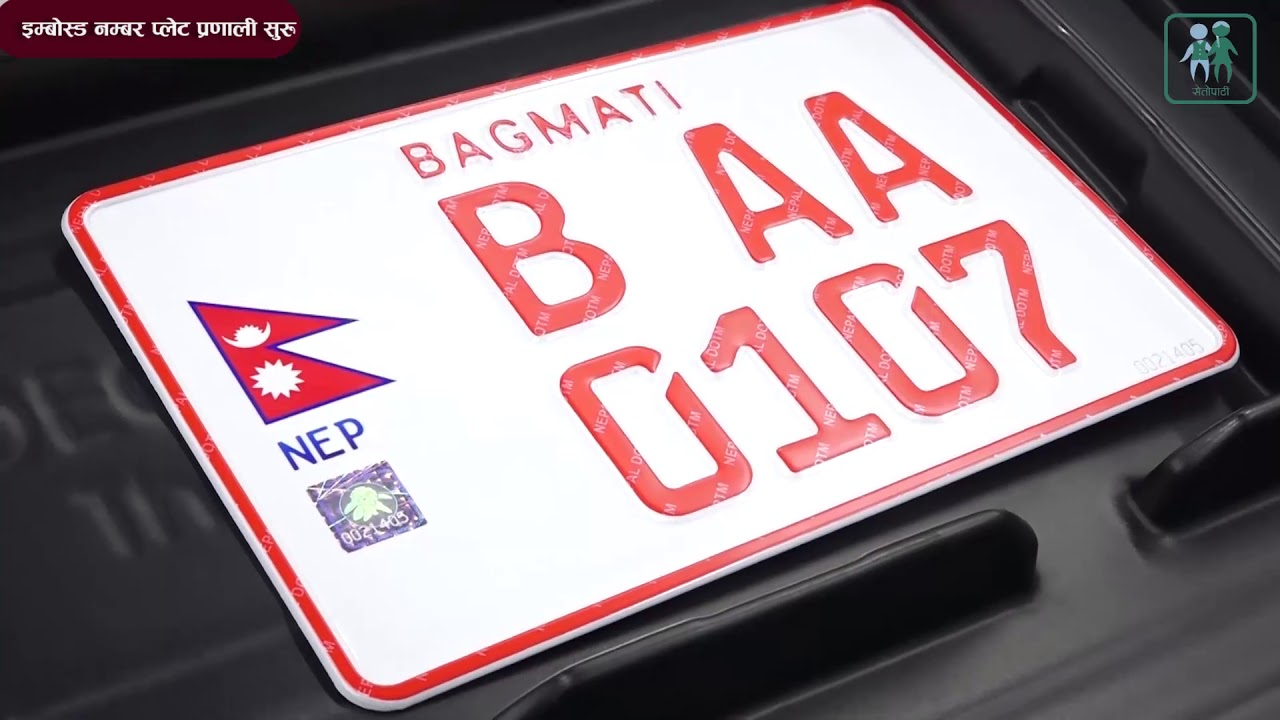
#> input picture lab6/number_plate.jpg, 1280 x 720 px
$ jupyter execute segmentation.ipynb   (older library calls are emulated)
#> lines starting #> are read from the running program, lines starting #| are printed output that depends on the picture; after the words box and inside, x2 and y2 are one past the last pixel; in counts of white or black regions, pixels touching at a corner belong together
[cell 1]
import cv2
import numpy as np
import matplotlib.pyplot as plt
from scipy.signal import convolve2d
from skimage.measure import label

# Read image
im = cv2.imread("number_plate.jpg")
#> im is the input picture: shape (720, 1280, 3); mean B, G, R 137.8, 133.1, 150.8

# Convert BGR to RGB (for displaying)
im_rgb = cv2.cvtColor(im, cv2.COLOR_BGR2RGB)

# Convert to grayscale
im1 = cv2.cvtColor(im, cv2.COLOR_BGR2GRAY)
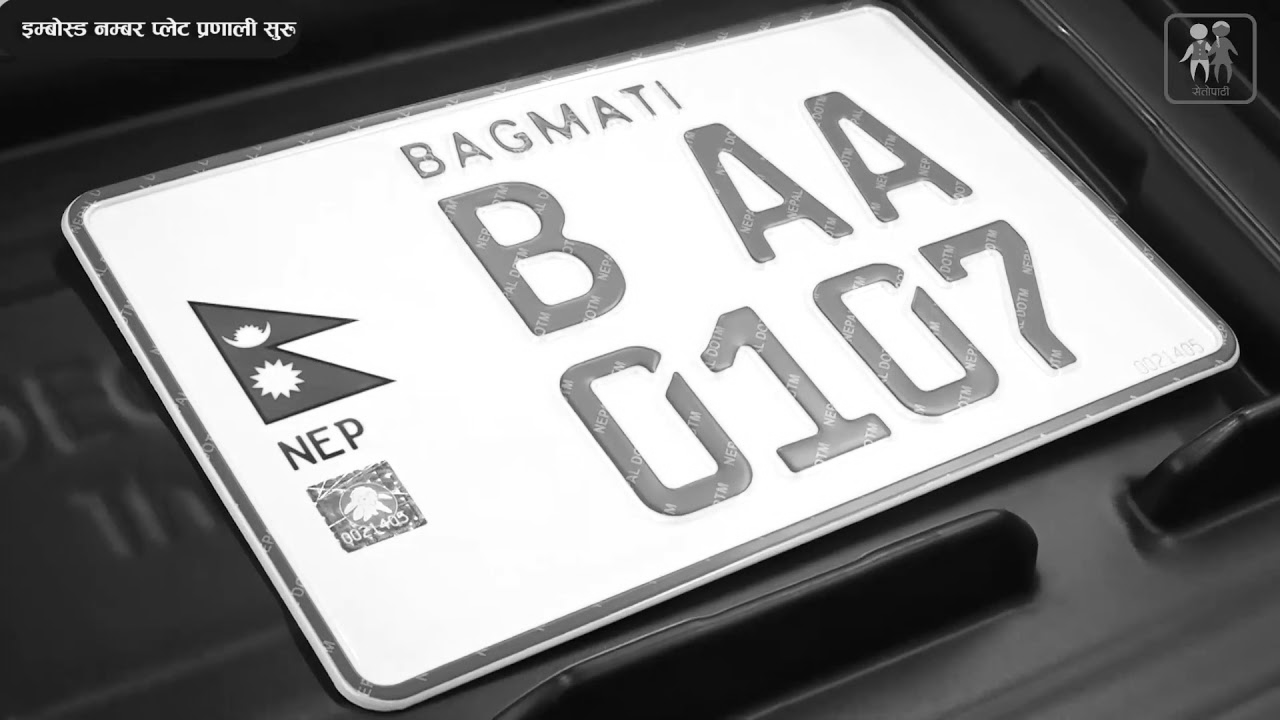
#> im1: shape (720, 1280); min 1, max 255, mean 138.9

# Median filtering (3x3)
im1 = cv2.medianBlur(im1, 3)

# Sobel edge detection
grad_x = cv2.Sobel(im1, cv2.CV_64F, 1, 0, ksize=3)
grad_y = cv2.Sobel(im1, cv2.CV_64F, 0, 1, ksize=3)
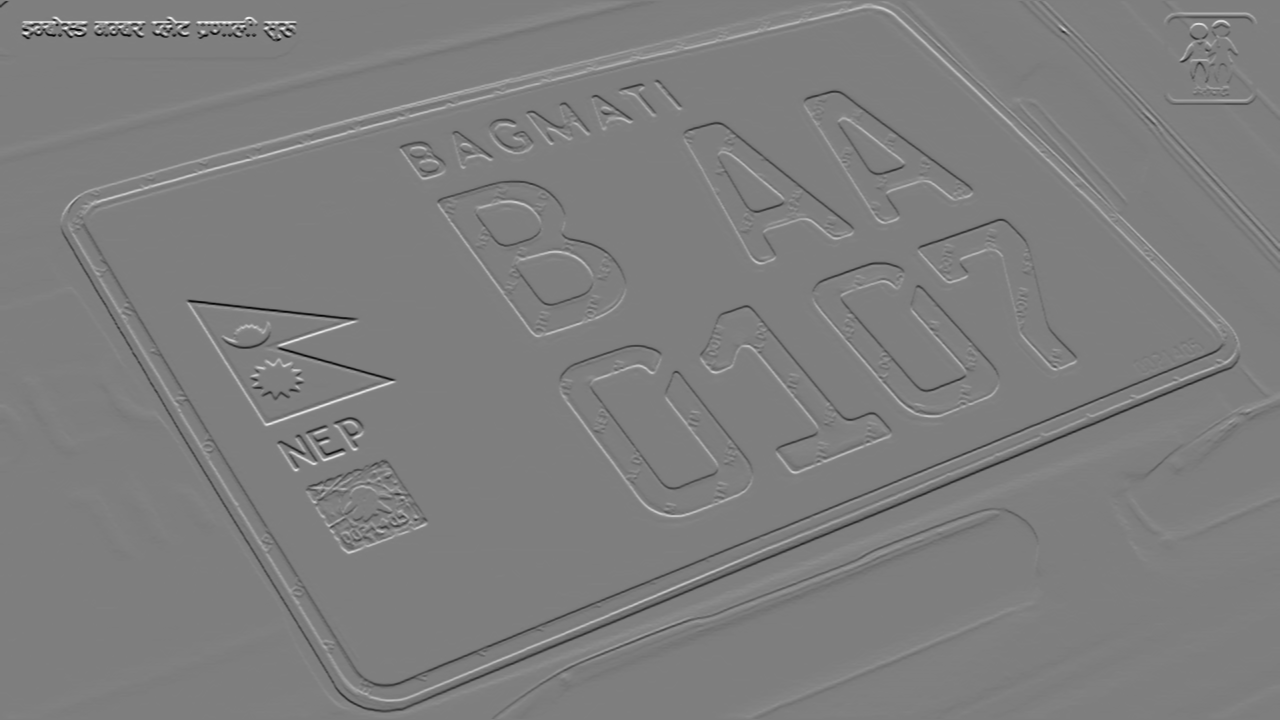
#> grad_y: shape (720, 1280) float64; min -823, max 832, mean 0.3; drawn with min black and max white

magnitude = np.sqrt(grad_x**2 + grad_y**2)
BW = (magnitude > 100).astype(np.uint8)   # Threshold can be adjusted
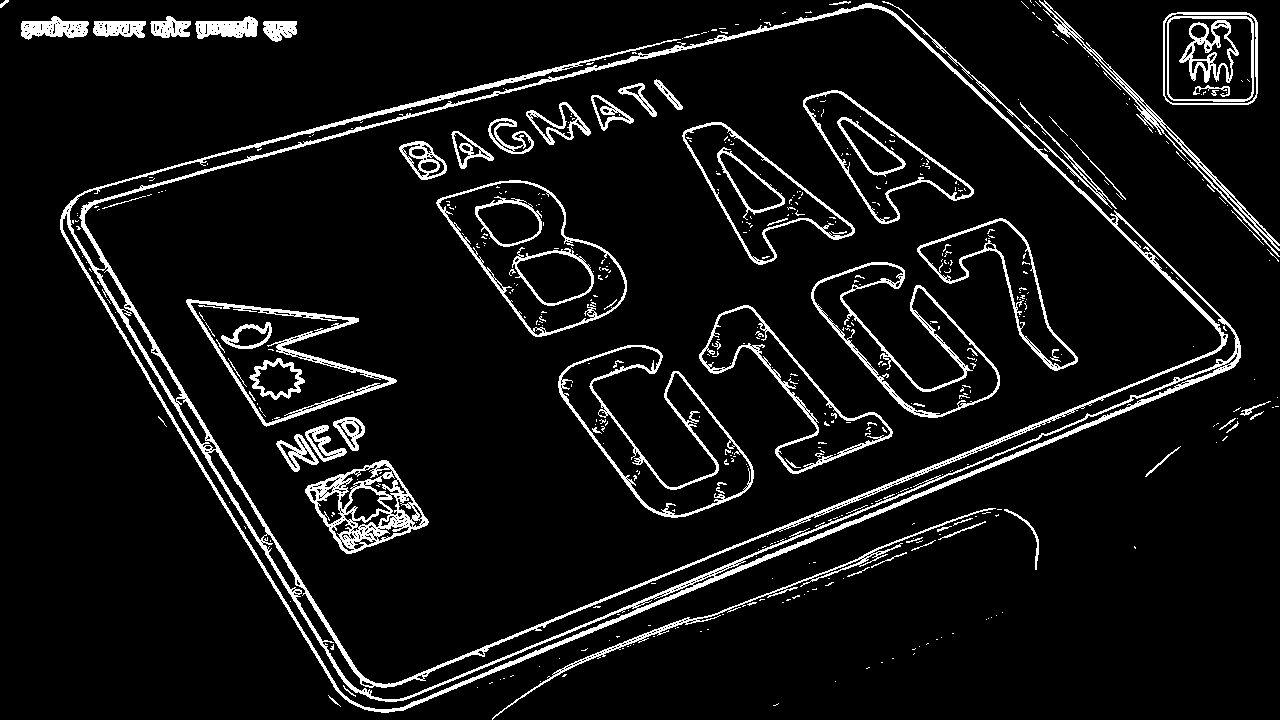
#> BW: shape (720, 1280); values 0 (black) and 1 (white), 7.4% white; 503 white regions (422 under 20 px), largest, box (x1, y1, x2, y2) and area: (60, 3, 1241, 713) 23902, (305, 460, 429, 554) 3618, (558, 345, 754, 518) 3049

# Image dimensions
imx, imy = BW.shape
#> imx = 720; imy = 1280

# Mask (same as MATLAB)
msk = np.array([
    [0, 0, 0, 0, 0],
    [0, 1, 1, 1, 0],
    [0, 1, 1, 1, 0],
    [0, 1, 1, 1, 0],
    [0, 0, 0, 0, 0]
], dtype=np.uint8)

# Convolution
B = convolve2d(BW.astype(float), msk.astype(float), mode='same')

# Connected component labeling (8-connectivity)
L = label(B > 0, connectivity=2)
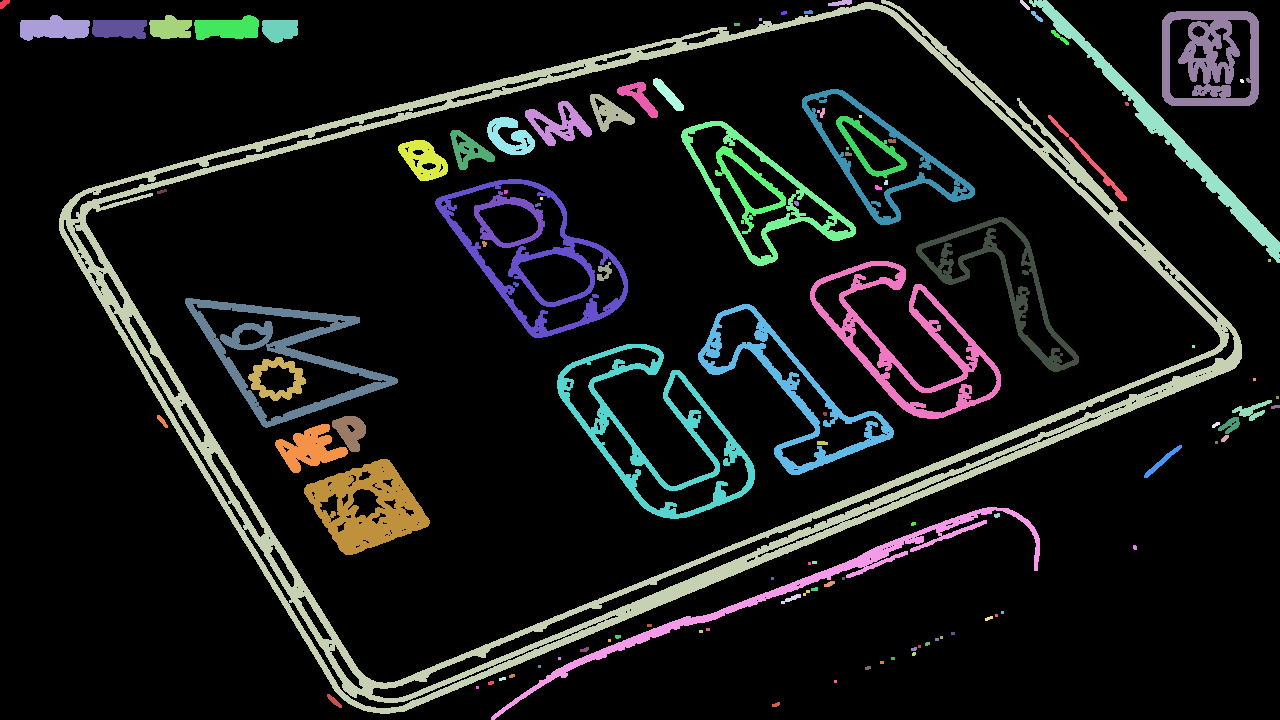
#> L: shape (720, 1280) int32; 112 distinct labels, from 0 to 111; one colour per label, 0 black

mx = L.max()
#> mx = 111
print("Total Connected Components:", mx)
#| Total Connected Components: 111

# MATLAB extracts component 17
component_number = 17

n1 = np.zeros((imx, imy), dtype=np.uint8)

if component_number <= mx:
    r, c = np.where(L == component_number)
#> r = 76 values from 30 to 44; c = 76 values, max 1068 at index 68, min 1051 at index 0, mean 1059.4
    n1[r, c] = 255
else:
    print(f"Component {component_number} not found.")

# Display results
plt.figure(figsize=(6,6))
plt.imshow(im1, cmap='gray')
plt.title("Image in Grayscale")
plt.axis("off")

plt.figure(figsize=(6,6))
plt.imshow(B, cmap='gray')
plt.title("Segmented Image")
plt.axis("off")

plt.figure(figsize=(6,6))
plt.imshow(n1, cmap='gray')
plt.title("In Array")
plt.axis("off")

plt.show()
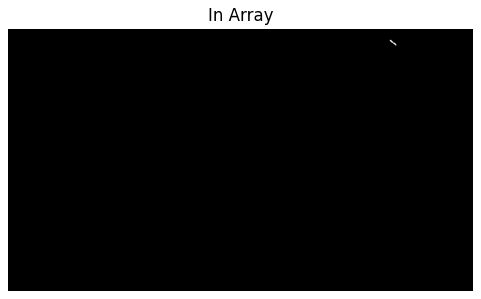
#> figure drawn by matplotlib, 1 panel
